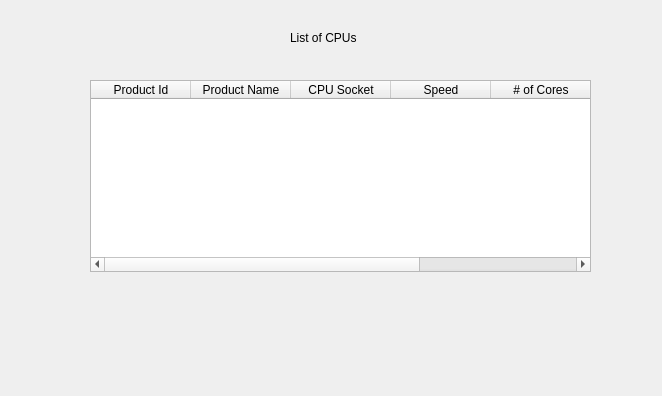
<?xml version="1.0" encoding="UTF-8"?>
<ui version="4.0">
 <class>Form</class>
 <widget class="QWidget" name="Form">
  <property name="geometry">
   <rect>
    <x>0</x>
    <y>0</y>
    <width>662</width>
    <height>396</height>
   </rect>
  </property>
  <property name="windowTitle">
   <string>CPUs</string>
  </property>
  <widget class="QLabel" name="label">
   <property name="geometry">
    <rect>
     <x>290</x>
     <y>30</y>
     <width>81</width>
     <height>16</height>
    </rect>
   </property>
   <property name="text">
    <string>List of CPUs</string>
   </property>
  </widget>
  <widget class="QTableWidget" name="tableWidgetCPUs">
   <property name="geometry">
    <rect>
     <x>90</x>
     <y>80</y>
     <width>501</width>
     <height>192</height>
    </rect>
   </property>
   <column>
    <property name="text">
     <string>Product Id</string>
    </property>
   </column>
   <column>
    <property name="text">
     <string>Product Name</string>
    </property>
   </column>
   <column>
    <property name="text">
     <string>CPU Socket</string>
    </property>
   </column>
   <column>
    <property name="text">
     <string>Speed</string>
    </property>
   </column>
   <column>
    <property name="text">
     <string># of Cores</string>
    </property>
   </column>
   <column>
    <property name="text">
     <string>Price</string>
    </property>
   </column>
  </widget>
 </widget>
 <resources/>
 <connections/>
</ui>
